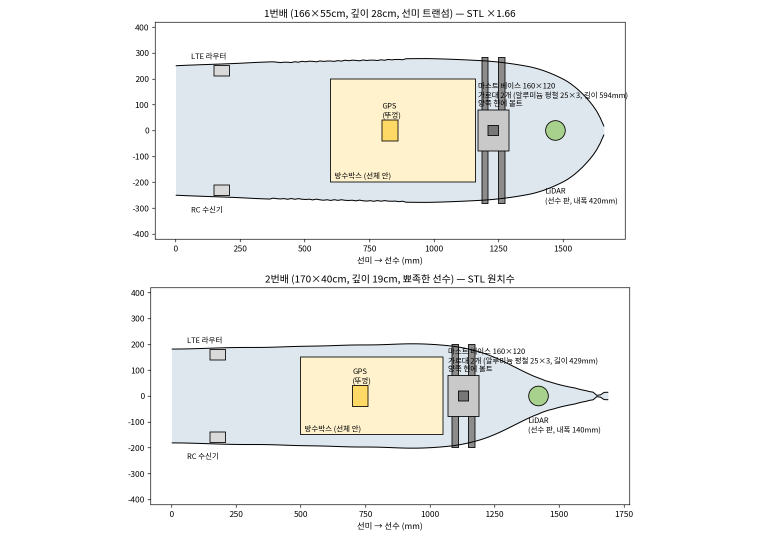
#> input picture docs/전달용/배치도/hull_plan.png, 1560 x 1080 px (shown at 1/2 size); its folder holds 4 pictures in this run
$ python split_hull_figs.py
#> lines starting #> are read from the running program, lines starting #| are printed output that depends on the picture
#!/usr/bin/env python3
"""hull_plan.png / hull_topmap.png (두 배가 위아래로 한 장) 를 배별로 자른다 → *_A.png (1번배, 위) / *_B.png (2번배, 아래).
원본 생성기는 저장소 밖(STL 기반)이라 자르기만 한다. 재현: python3 tools/split_hull_figs.py"""
import os
from PIL import Image
D=os.path.join(os.path.dirname(os.path.abspath(__file__)),"..","docs","전달용","배치도")
for name,split in (("hull_plan",540),("hull_topmap",495)):
    im=Image.open(os.path.join(D,name+".png")); w,h=im.size
#> further down, im is the input picture: PIL image 1560x1080 RGBA; mean R, G, B, A 244, 244.3, 242.8, 255
#> after `w, h = im.size`: w = 1560; h = 1080
    im.crop((0,0,w,split)).save(os.path.join(D,name+"_A.png"))
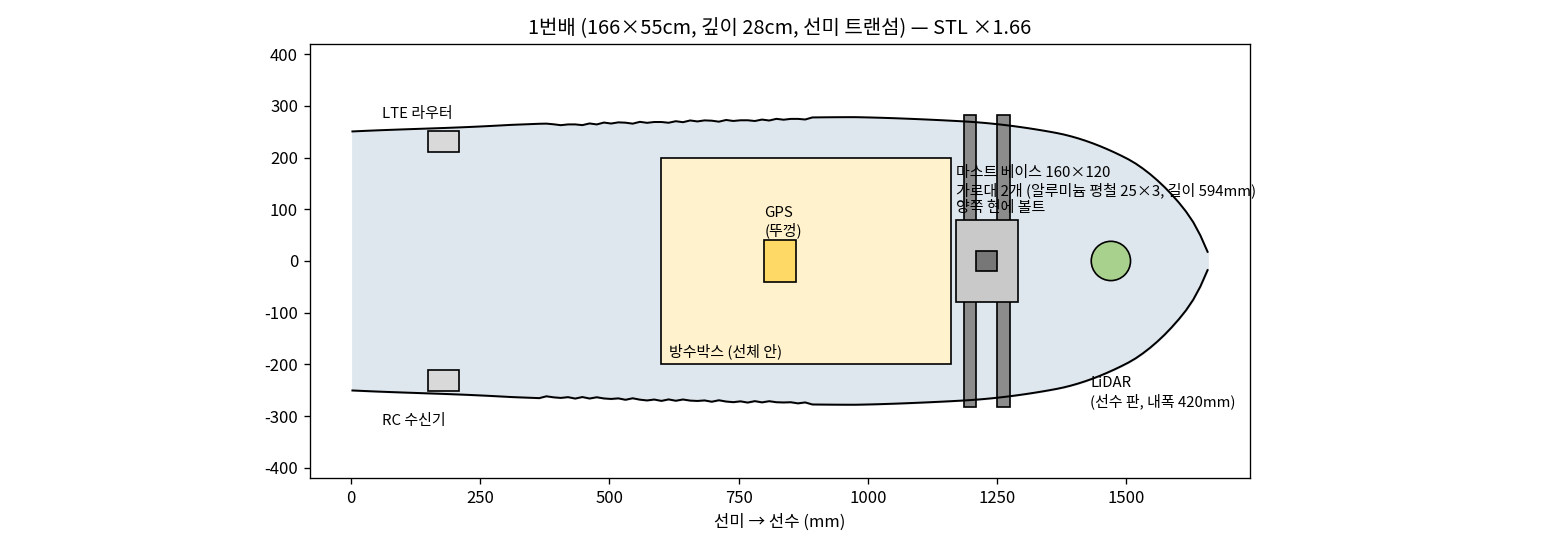
#> saved as hull_plan_A.png: PIL image 1560x540 RGBA; mean R, G, B, A 242.6, 243.1, 241.5, 255
    im.crop((0,split,w,h)).save(os.path.join(D,name+"_B.png"))
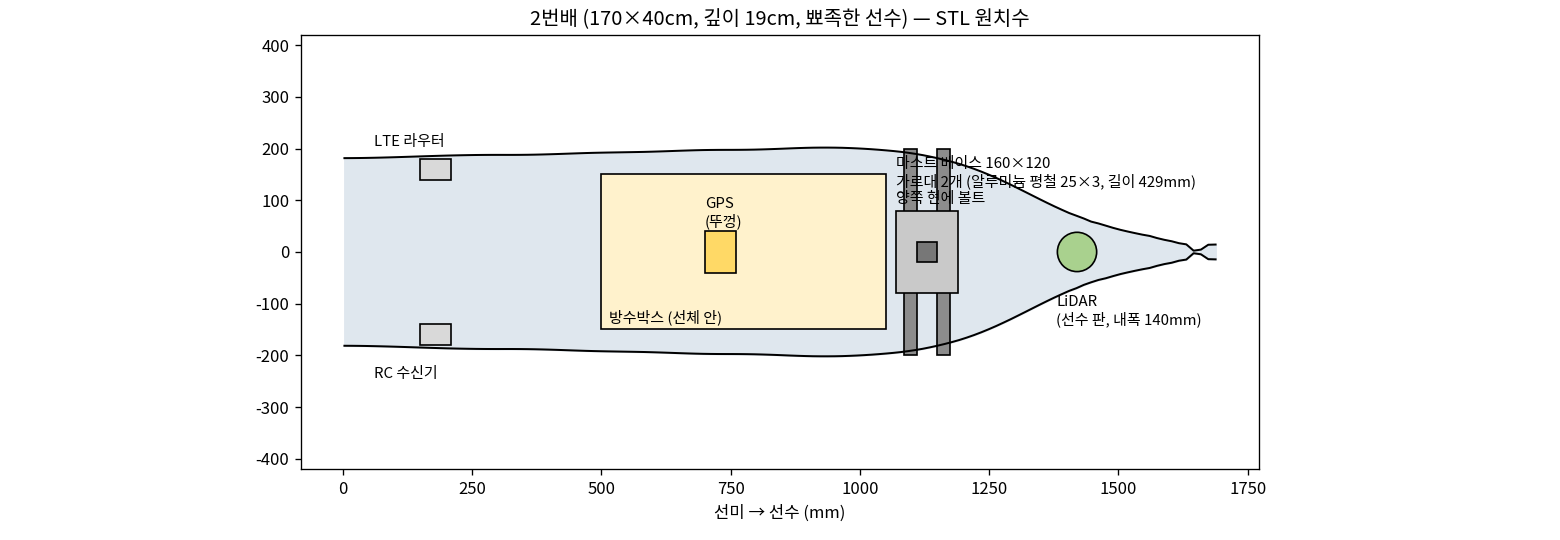
#> saved as hull_plan_B.png: PIL image 1560x540 RGBA; mean R, G, B, A 245.4, 245.6, 244.1, 255
    print(name,w,h,"→ A",split,"/ B",h-split)
#| hull_plan 1560 1080 → A 540 / B 540
#> (the run stopped early here; a loop or call above may not have finished)
